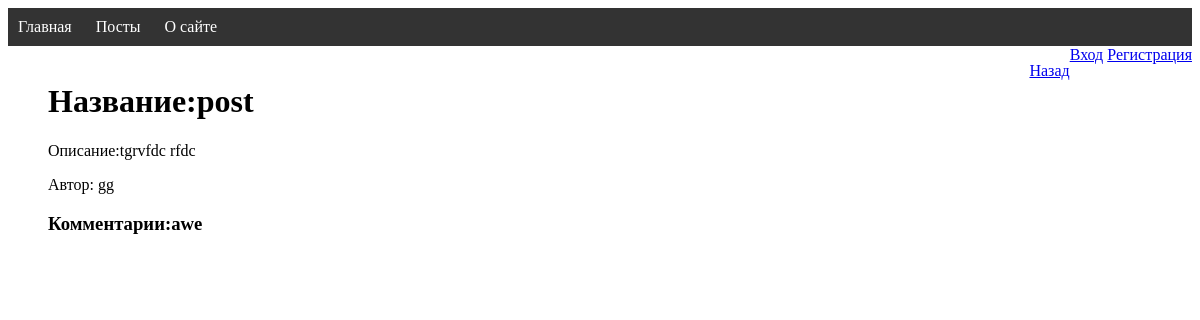
Page /posts/posts_detail/1 on the committed database.
### post/models.py (models this page shows, shortened)
class Post(models.Model):
    title = models.CharField(max_length=20, verbose_name='Название')
    post_body = models.TextField(verbose_name='Описание')
    author = models.ForeignKey(User, on_delete=models.PROTECT, verbose_name='Автор')
    comments = models.CharField(max_length=200, verbose_name='Комментарии')
    date = models.DateTimeField(auto_now_add=True, verbose_name='Дата создания')
    cat = models.ForeignKey(CatPost, on_delete=models.PROTECT, verbose_name='Категория', null=True)

### user/models.py (models this page shows, shortened)
class User(AbstractBaseUser):
    username = models.CharField(max_length=20, verbose_name='Username', unique=True)
    password = models.CharField(max_length=128)
    email = models.EmailField(unique=True, null=True)
    is_active = models.BooleanField(default=True)
    is_staff = models.BooleanField(default=False)
    is_superuser = models.BooleanField(default=False)
    USERNAME_FIELD = 'username'
    REQUIRED_FIELDS = []
    objects = UserManager()
    def __init__(self, *args, **kwargs):
        super().__init__(*args, **kwargs)
        self.is_superuser = kwargs.get('is_superuser', False)
    def __str__(self):
        return self.username

### post/views.py (the view)
# urls.py: path('posts_detail/<post_id>', posts_detail, name='post_detail'),
def posts_detail(request, post_id):
    post = get_object_or_404(Post, id=post_id)
    if request.method == 'POST':
        context = {'post': post}
        return render(request, 'post/post_detail.html', context)
    else:
        context = {'post': post}
        return render(request, 'post/post_detail.html', context)

### post/templates/post/post_detail.html (shortened to what this page needs)
{% extends 'post/base.html' %}
{% block content %}
    {% if post %}
        <ul>
            <div class="posts">
                <h1>Название:{{ post.title }}</h1>
                <p>Описание:{{ post.post_body|safe }}</p>
                <p>Автор: {{ post.author }}</p>
                <h3>Комментарии:{{ post.comments }}</h3>
            </div>
        </ul>
        <ul>
        </ul>
        <div class="content">
            <ul>
                <a href="{% url 'posts' %}">Назад</a>
            </ul>
        </div>
    {% else %}
        <p>Пост не найден</p>
    {% endif %}
{% endblock %}

### user/static/css/style.css (style rules this page uses)
.content { display: flex; flex-direction: row; }
.content { display: flex; flex-direction: row; justify-content: space-between; }

### rows in the picture
Post: title "post", post_body "tgrvfdc rfdc", author "gg", comments "awe"
